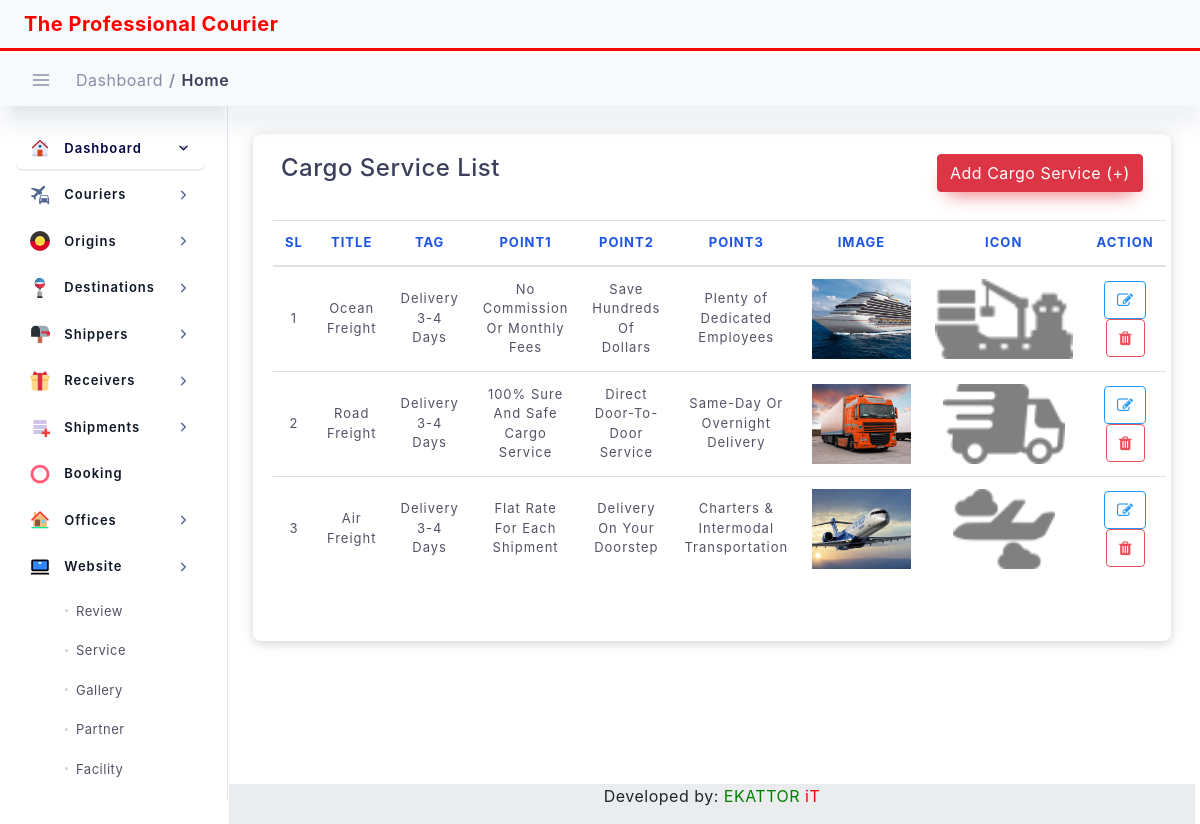
The app's page /cargo_list with its own data.
### webApp/models.py (models this page shows, shortened)
class CargoService(models.Model):
    title = models.CharField(max_length=100)
    tag = models.CharField(max_length=100)
    image = models.ImageField(upload_to='service')
    icon = models.ImageField(upload_to='service', blank=True)
    point1 = models.CharField(max_length=100)
    point2 = models.CharField(max_length=100)
    point3 = models.CharField(max_length=100)

### webApp/views.py (the view)
# urls.py: path('cargo_list', views.CargoList.as_view(), name="cargo-list"),
class CargoList(ListView):
    model = CargoService
    template_name = 'web_data/cargo_list.html'
    context_object_name = 'cargo'
    def get_context_data(self, **kwargs):
        context = super().get_context_data(**kwargs)
        context["title"] = "Cargo Service List"
        context["nav_bar"] = "cargo"
        context['cargo'] = self.model.objects.all().order_by('-id')
        return context

### templates/web_data/cargo_list.html (shortened to what this page needs)
{% extends "base.html" %}
{% load static %}
{% block content %}
<div class="col-lg-12 p-4">
    <div class="statbox widget box box-shadow">
        <div class="widget-header">
            <div class="row">
                <div class="mb-1 col-lg-8">
                    <h4>Cargo Service List</h4>
                </div>
                <div class="mb-1 col-lg-4">
                    <a href="{% url 'new-cargo' %}" class="btn btn-danger float-right">Add Cargo Service (+)</a>
                </div>
            </div>
        </div>
        <br>
        <div class="scrollme">
            <table id="dataTable" class="table table-hover">
                <thead>
                <tr>
                    <th style="text-align:center">SL</th>
                    <th style="text-align:center">Title</th>
                    <th style="text-align:center">Tag</th>
                    <th style="text-align:center">Point1</th>
                    <th style="text-align:center">Point2</th>
                    <th style="text-align:center">Point3</th>
                    <th style="text-align:center">Image</th>
                    <th style="text-align:center">Icon</th>
                    <th style="text-align:center">Action</th>
                </tr>
                </thead>
                <tbody>
                {% for item in cargo %}
                <tr>
                    <td style="text-align:center">{{forloop.counter}}</td>
                    <td style="text-align:center">{{item.title}}</td>
                    <td style="text-align:center">{{item.tag}}</td>
                    <td style="text-align:center">{{item.point1}}</td>
                    <td style="text-align:center">{{item.point2}}</td>
                    <td style="text-align:center">{{item.point3}}</td>
                    <td style="text-align:center"><img src="{{ item.image.url }}" alt=""  height="80" /></td>
                    <td style="text-align:center">{% if item.icon %}<img src="{{ item.icon.url }}" alt="" height="80" />{% else %} N/A {% endif %}</td>
                    <td style="text-align:center">
                       <a href="{% url 'update-cargo' item.id %}">
                            <button class="btn btn-outline-info"><i class="fa fa-edit"> </i></button>
                       </a>
                        <button class="btn btn-outline-danger" data-toggle="modal"
                                            data-target="#deletemodal{{item.id}}">
                                        <i class="fa fa-trash"></i>
                        </button>
                    </td>
                </tr>
                {% endfor %}
                </tbody>
            </table>
            <div class="d-flex justify-content-center">
            </div>
        </div>
    </div>
</div>
{% endblock content %}

### static/assets/css/dashboard/dash_1.css (style rules this page uses)
.widget { position: relative; padding: 20px; border-radius: 8px; border: none; background: #fff; -webkit-box-shadow: 0 4px 6px 0 rgba(85, 85, 85, 0.08), 0 1px 20px 0 rgba(0, 0, 0, 0.07), 0px 1px 11px 0px rgba(0, 0, 0, 0.07); -moz-box-shadow: 0 4px 6px 0 rgba(85, 85, 85, 0.08), 0 1px 20px 0 rgba(0, 0, 0, 0.07), 0px 1px 11px 0px rgba(0, 0, 0, 0.07); box-shadow: 0 4px 6px 0 rgba(85, 85, 85, 0.08), 0 1px 20px 0 rgba(0, 0, 0, 0.07), 0px 1px 11px 0px rgba(0, 0, 0, 0.07); }

### static/assets/css/main.css (style rules this page uses)
html { min-height: 100% }
body { color: #888ea8; height: 100%; font-size: 0.875rem; background: #f1f2f3; overflow-x: hidden; overflow-y: auto; letter-spacing: 0.0312rem; font-family: 'Helvetica', sans-serif; }
h1, h2, h3, h4, h5, h6 { color: #3b3f5c; }
.btn { padding: 0.4375rem 1.25rem; text-shadow: none; font-size: 14px; color: #3b3f5c; font-weight: normal; white-space: normal; word-wrap: break-word; transition: .2s ease-out; touch-action: manipulation; cursor: pointer; background-color: #f1f2f3; box-shadow: 0px 5px 20px 0 rgba(0, 0, 0, 0.1); will-change: opacity, transform; transition: all 0.3s ease-out; -webkit-transition: all 0.3s ease-out; }
.btn-danger { color: #fff !important; background-color: #e7515a; border-color: #e7515a; box-shadow: 0 10px 20px -10px #e7515a; }
.btn-outline-info { border: 1px solid #2196f3 !important; color: #2196f3 !important; background-color: transparent; box-shadow: none; }
.btn-outline-danger { border: 1px solid #e7515a !important; color: #e7515a !important; background-color: transparent; box-shadow: none; }
.table > tbody > tr > td { vertical-align: middle; color: #515365; font-size: 13px; letter-spacing: 1px; }
.table > thead > tr > th { color: #1b55e2; font-weight: 700; font-size: 13px; letter-spacing: 1px; text-transform: uppercase; }
.table thead th { vertical-align: bottom; border-bottom: none; }

### static/assets/css/structure.css (style rules this page uses)
html { min-height: 100% }
body { color: #888ea8; height: 100%; font-size: 0.875rem; background: ##f1f2f3; overflow-x: hidden; overflow-y: auto; letter-spacing: 0.0312rem; font-family: 'Helvetica', sans-serif; }
h1, h2, h3, h4, h5, h6 { color: #3b3f5c; }
.widget { padding: 0; margin-top: 0; margin-bottom: 0; border-radius: 6px; -webkit-box-shadow: 0 4px 6px 0 rgba(85, 85, 85, 0.08), 0 1px 20px 0 rgba(0, 0, 0, 0.07), 0px 1px 11px 0px rgba(0, 0, 0, 0.07); -moz-box-shadow: 0 4px 6px 0 rgba(85, 85, 85, 0.08), 0 1px 20px 0 rgba(0, 0, 0, 0.07), 0px 1px 11px 0px rgba(0, 0, 0, 0.07); box-shadow: 0 4px 6px 0 rgba(85, 85, 85, 0.08), 0 1px 20px 0 rgba(0, 0, 0, 0.07), 0px 1px 11px 0px rgba(0, 0, 0, 0.07); }
.widget.box .widget-header { background: #fff; padding: 0px 8px 0px; border-top-right-radius: 6px; border-top-left-radius: 6px; }
.widget .widget-header { border-bottom: 0px solid #f1f2f3; }
.widget .widget-header:before, .widget .widget-header:after { display: table; content: ""; line-height: 0 }
.widget .widget-header:after { clear: both }

### records on screen
CargoService: title "Ocean Freight", tag "Delivery 3-4 Days", point1 "No Commission Or Monthly Fees", point2 "Save Hundreds Of Dollars", point3 "Plenty of Dedicated Employees", image (picture), icon (picture)
CargoService: title "Road Freight", tag "Delivery 3-4 Days", point1 "100% Sure And Safe Cargo Service", point2 "Direct Door-To-Door Service", point3 "Same-Day Or Overnight Delivery", image (picture), icon (picture)
CargoService: title "Air Freight", tag "Delivery 3-4 Days", point1 "Flat Rate For Each Shipment", point2 "Delivery On Your Doorstep", point3 "Charters & Intermodal Transportation", image (picture), icon (picture)
